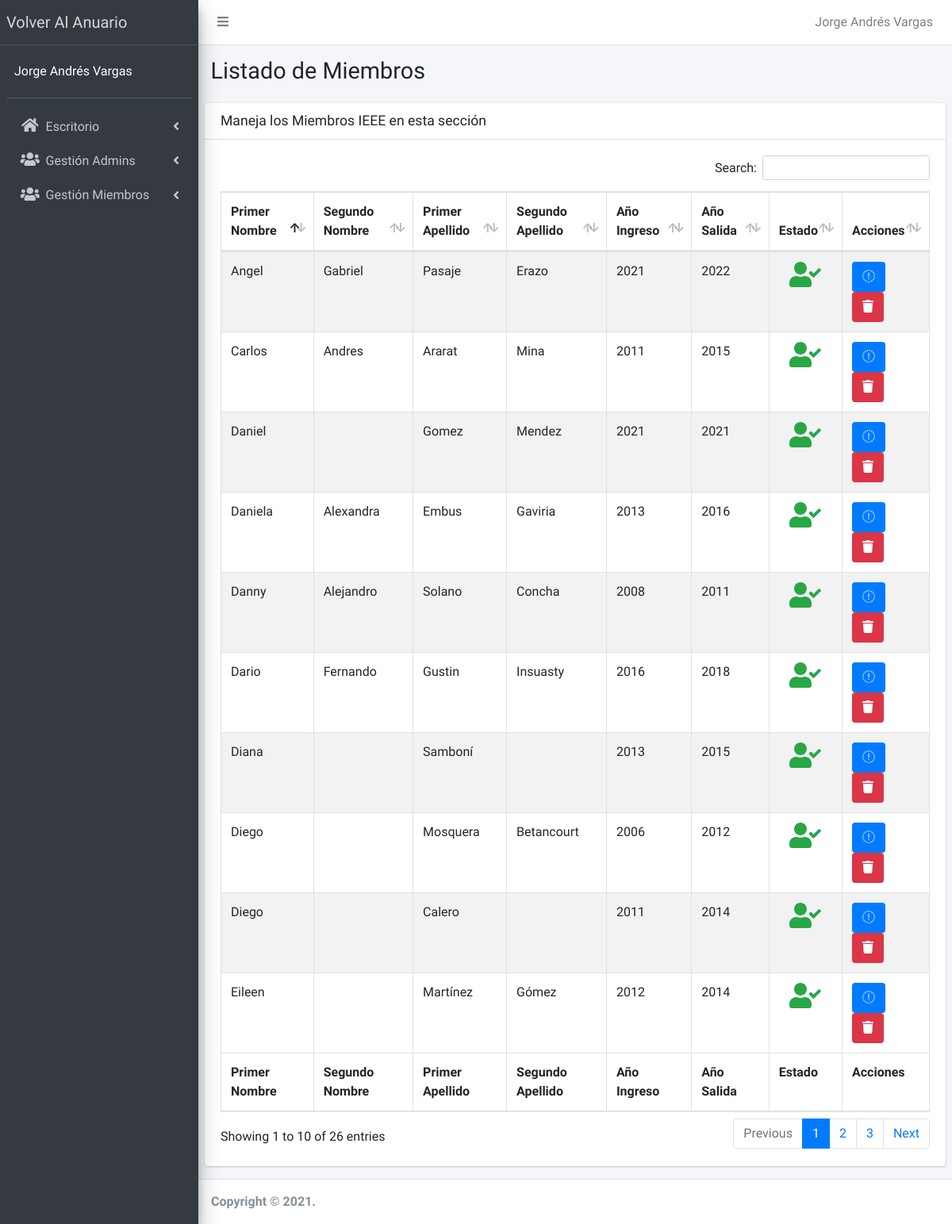
The page /admin/lista-miembro-aceptado.php (signed in) on the database its author committed.
### tables this page shows
CREATE TABLE `miembros` (
  `id` int(11) NOT NULL,
  `primerNombre` varchar(30) NOT NULL,
  `segundoNombre` varchar(30) DEFAULT NULL,
  `nombrePreferido` tinyint(4) NOT NULL DEFAULT 1,
  `primerApellido` varchar(30) NOT NULL,
  `segundoApellido` varchar(30) DEFAULT NULL,
  `nombreEnRama` varchar(30) NOT NULL,
  `anioIngresoRama` year(4) NOT NULL,
  `anioSalidaRama` year(4) DEFAULT NULL,
  `correo` varchar(100) NOT NULL,
  `celular` varchar(20) NOT NULL,
  `frase` varchar(400) NOT NULL,
  `urlFoto` varchar(400) NOT NULL,
  `urlLinkedin` varchar(400) DEFAULT NULL,
  `estado` int(1) NOT NULL DEFAULT 0,
  `ocupacionActual` varchar(30) DEFAULT NULL,
  `contactos` varchar(400) DEFAULT NULL
);

### admin/lista-miembro-aceptado.php (the view, shortened to what this page needs)
<?php
    include_once "../connection/db_connection.php";
    include_once 'templates/header.php';
    include_once 'templates/barra.php';
    include_once 'templates/navegacion.php';
?>
    <div class="content-wrapper">
        <section class="content-header">
            <div class="container-fluid">
                <div class="row mb-2">
                    <div class="col-sm-6">
                        <h1>Listado de Miembros</h1>
                    </div>
                </div>
            </div>
        </section>
        <section class="content">
            <div class="row">
                <div class="col-12">
                <div class="card">
                    <div class="card-header">
                    <h3 class="card-title">Maneja los Miembros IEEE en esta sección</h3>
                    </div>
                    <div class="card-body">
                    <table id="registros" class="table table-bordered table-striped">
                        <thead>
                            <tr>
                                <th>Primer Nombre</th>
                                <th>Segundo Nombre</th>
                                <th>Primer Apellido</th>
                                <th>Segundo Apellido</th>
                                <th>Año Ingreso</th>
                                <th>Año Salida</th>
                                <th>Estado</th>
                                <th>Acciones</th>
                            </tr>
                        </thead>
                        <tbody>
                            <?php
                                try {
                                    $conn = mysqli_connect($host, $user, $pw, $db);
                                    $sql = "SELECT id, primerNombre, segundoNombre, primerApellido, segundoApellido, anioIngresoRama, anioSalidaRama, estado FROM miembros WHERE estado = 1";
                                    $resultado = $conn->query($sql);
                                } catch (Exception $e) {
                                    $error = $e->getMessage();
                                    echo $error;
                                }
                                while( $miembro = $resultado->fetch_assoc() ){ ?>
                                    <tr>
                                        <td> <?php echo $miembro['primerNombre']; ?> </td>
                                        <td> <?php echo $miembro['segundoNombre']; ?> </td>
                                        <td> <?php echo $miembro['primerApellido']; ?> </td>
                                        <td> <?php echo $miembro['segundoApellido']; ?> </td>
                                        <td> <?php echo $miembro['anioIngresoRama']; ?> </td>
                                        <td> <?php echo $miembro['anioSalidaRama']; ?> </td>
                                        <td class="text-center">
                                            <?php
                                                if($miembro['estado']){
                                                    echo "<i class='fas fa-user-check fa-2x text-success'></i>";
                                                }else{
                                                    echo "<i class='fas fa-user-clock fa-2x text-warning'></i>";
                                                }
                                            ?>
                                        </td>
                                        <td>
                                            <a href="editar-miembro.php?id=<?php echo $miembro['id']; ?>"  class="btn bg-primary btn-flat margin rounded">
                                                <i class="fa fa-pencil"></i>
                                            </a>
                                            <a href="#" data-id="<?php echo $miembro['id']; ?>"  data-tipo="miembro" class="btn bg-danger btn-flat margin rounded borrar_registro">
                                                <i class="fa fa-trash"></i>
                                            </a>
                                        </td>
                                    </tr>
                                <?php } ?>
                        </tbody>
                        <tfoot>
                            <tr>
                            <th>Primer Nombre</th>
                                <th>Segundo Nombre</th>
                                <th>Primer Apellido</th>
                                <th>Segundo Apellido</th>
                                <th>Año Ingreso</th>
                                <th>Año Salida</th>
                                <th>Estado</th>
                                <th>Acciones</th>
                            </tr>
                        </tfoot>
                    </table>
                    </div>
                </div>
                </div>
            </div>
        </section>
    </div>
<?php
    include_once 'templates/footer.php';
?>

### admin/css/admin.css (style rules this page uses)
:root { --blanco: #ffffff; --oscuro: #212121; --primario: #002b4c; --secundario: #00467b; --gris-c: #757575; --gris-o: #3a3a3a; }

### rows shown on the page
miembros: primerNombre "Diego", primerApellido "Mosquera", segundoApellido "Betancourt", anioIngresoRama "2006", anioSalidaRama "2012", estado 1 (drawn)
miembros: primerNombre "Dario", segundoNombre "Fernando", primerApellido "Gustin", segundoApellido "Insuasty", anioIngresoRama "2016", anioSalidaRama "2018", estado 1 (drawn)
miembros: primerNombre "Carlos", segundoNombre "Andres", primerApellido "Ararat", segundoApellido "Mina", anioIngresoRama "2011", anioSalidaRama "2015", estado 1 (drawn)
miembros: primerNombre "Diego", primerApellido "Calero", anioIngresoRama "2011", anioSalidaRama "2014", estado 1 (drawn)
miembros: primerNombre "Diana", primerApellido "Samboní", anioIngresoRama "2013", anioSalidaRama "2015", estado 1 (drawn)
miembros: primerNombre "Danny", segundoNombre "Alejandro", primerApellido "Solano", segundoApellido "Concha", anioIngresoRama "2008", anioSalidaRama "2011", estado 1 (drawn)
miembros: primerNombre "Daniela", segundoNombre "Alexandra", primerApellido "Embus", segundoApellido "Gaviria", anioIngresoRama "2013", anioSalidaRama "2016", estado 1 (drawn)
miembros: primerNombre "Eileen", primerApellido "Martínez", segundoApellido "Gómez", anioIngresoRama "2012", anioSalidaRama "2014", estado 1 (drawn)
miembros: primerNombre "Angel", segundoNombre "Gabriel", primerApellido "Pasaje", segundoApellido "Erazo", anioIngresoRama "2021", anioSalidaRama "2022", estado 1 (drawn)
miembros: primerNombre "Daniel", primerApellido "Gomez", segundoApellido "Mendez", anioIngresoRama "2021", anioSalidaRama "2021", estado 1 (drawn)

### other values the page prints
$_SESSION['nombre'] "Jorge Andrés Vargas"
